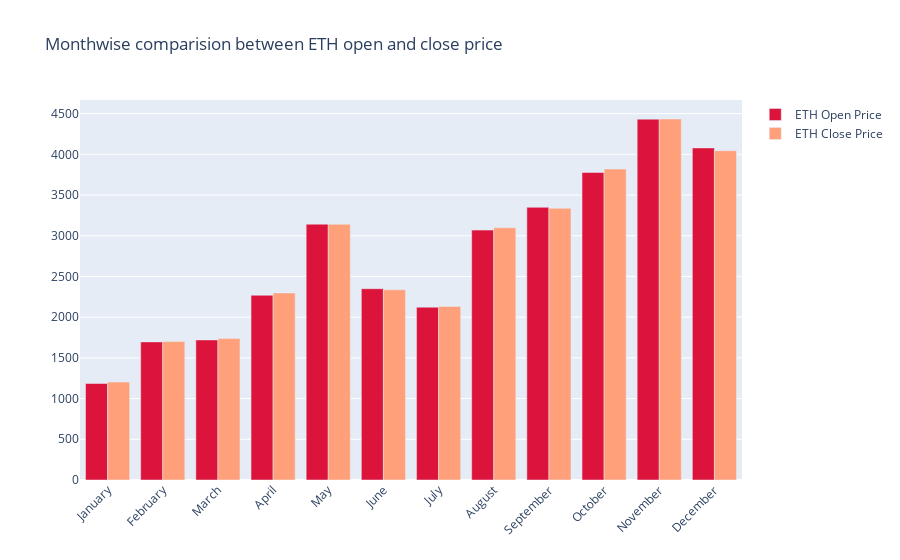

Notebook code cell kept with this figure:
### Code cell
fig = go.Figure()

fig.add_trace(go.Bar(
    x=monthwise.index,
    y=monthwise['Open'],
    name='ETH Open Price',
    marker_color='crimson'
))
fig.add_trace(go.Bar(
    x=monthwise.index,
    y=monthwise['Close'],
    name='ETH Close Price',
    marker_color='lightsalmon'
))

fig.update_layout(barmode='group', xaxis_tickangle=-45, 
                  title='Monthwise comparision between ETH open and close price')
fig.show()

### Figure 1 — Plotly figure (JSON) as saved in the notebook; plotly's stock layout.template omitted (floating-point values rounded to 4 significant figures)
{"data": [{"marker": {"color": "crimson"}, "name": "ETH Open Price", "type": "bar", "x": ["January", "February", "March", "April", "May", "June", "July", "August", "September", "October", "November", "December"], "y": [1185.0, 1696.0, 1721.0, 2269.0, 3143.0, 2350.0, 2122.0, 3070.0, 3350.0, 3777.0, 4432.0, 4079.0]}, {"marker": {"color": "lightsalmon"}, "name": "ETH Close Price", "type": "bar", "x": ["January", "February", "March", "April", "May", "June", "July", "August", "September", "October", "November", "December"], "y": [1203.0, 1700.0, 1737.0, 2298.0, 3141.0, 2336.0, 2131.0, 3098.0, 3337.0, 3819.0, 4434.0, 4045.0]}], "layout": {"barmode": "group", "title": {"text": "Monthwise comparision between ETH open and close price"}, "xaxis": {"autorange": true, "range": [-0.5, 11.5], "tickangle": -45, "type": "category"}, "yaxis": {"autorange": true, "range": [0, 4668.0], "type": "linear"}}}
